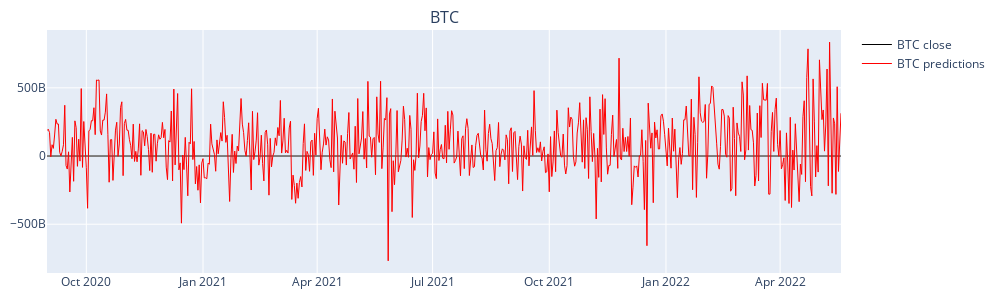

Notebook source saved alongside this figure:
### Code cell
fig = plotting.regression_plot(base_datapoints)
fig.show()

### Figure 1 — Plotly figure (JSON) as saved in the notebook; plotly's stock layout.template omitted (floating-point values rounded to 4 significant figures; data arrays with more than 128 entries replaced by an {"elided": "..."} marker saying what was removed)
{"data": [{"legendgroup": "1", "line": {"color": "black", "width": 1}, "name": "BTC close", "type": "scatter", "x": {"elided": "627 str values"}, "xaxis": "x", "y": {"elided": "627 float values"}, "yaxis": "y"}, {"legendgroup": "1", "line": {"color": "red", "width": 1}, "name": "BTC predictions", "type": "scatter", "x": {"elided": "627 str values"}, "xaxis": "x", "y": {"elided": "627 int values"}, "yaxis": "y"}], "layout": {"annotations": [{"font": {"size": 16}, "showarrow": false, "text": "BTC", "x": 0.5, "xanchor": "center", "xref": "paper", "y": 1, "yanchor": "bottom", "yref": "paper"}], "height": 300, "legend": {"tracegroupgap": 300}, "margin": {"b": 10, "l": 10, "r": 20, "t": 30}, "width": 1000, "xaxis": {"anchor": "y", "domain": [0, 1]}, "yaxis": {"anchor": "x", "domain": [0, 1]}}}
